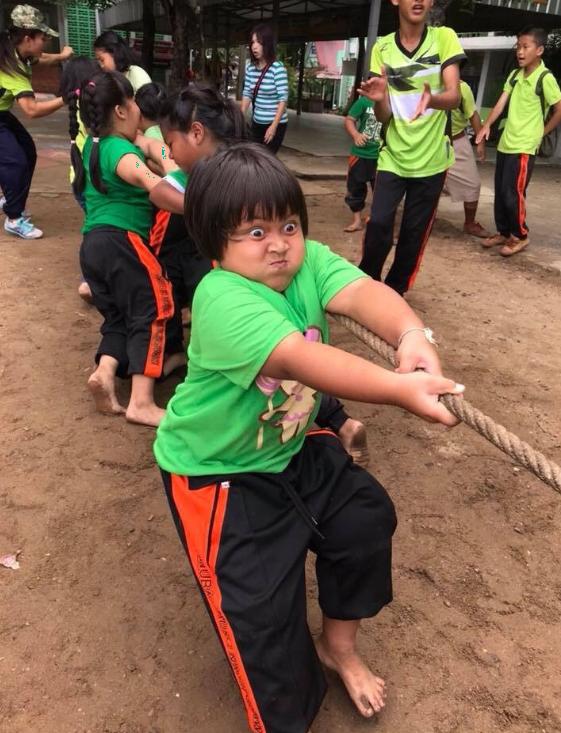
#> input picture Avenging-The-Fallen/Encoded_Image.png, 561 x 733 px
$ python Solution.py
#> lines starting #> are read from the running program, lines starting #| are printed output that depends on the picture; after the words box and inside, x2 and y2 are one past the last pixel; in counts of white or black regions, pixels touching at a corner belong together
from PIL import Image
import numpy as np

image = Image.open(r"Encoded_Image.png")
#> image is the input picture: PIL image 561x733 RGB; mean R, G, B 119.8, 99, 75.4
image_array = np.array(image, dtype = 'uint8')

magic = []

for i in range(300):
    for j in range(300):

            if image_array[i][j][0] % 2 == 0:
                magic.append(0)

            else:
                magic.append(255)


magic = np.array(magic, dtype = 'uint8')
magic = magic.reshape(300, 300)

img = Image.fromarray(magic)
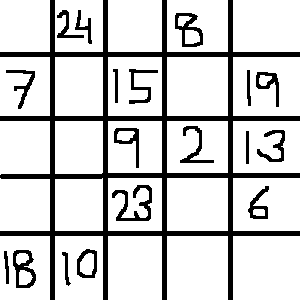
#> img: PIL image 300x300 L; 82.1% white; 19 black regions, largest, box (x1, y1, x2, y2) and area: (0, 0, 300, 300) 11598, (112, 185, 152, 221) 518, (13, 250, 36, 288) 398
img.save('Decoded_Image.png')
